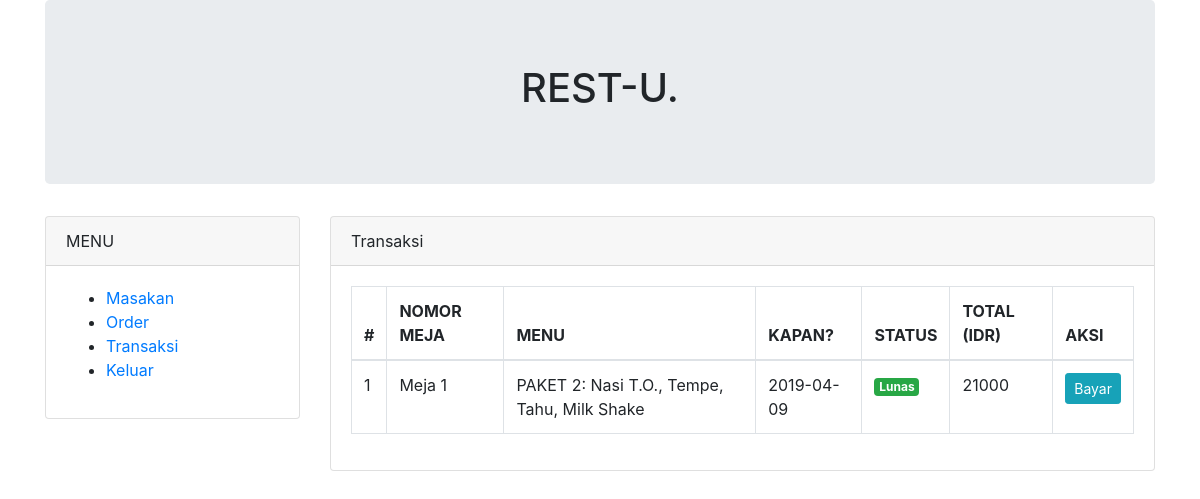
Page /index.php?menu=transaksi (signed in) on the earlier database version.
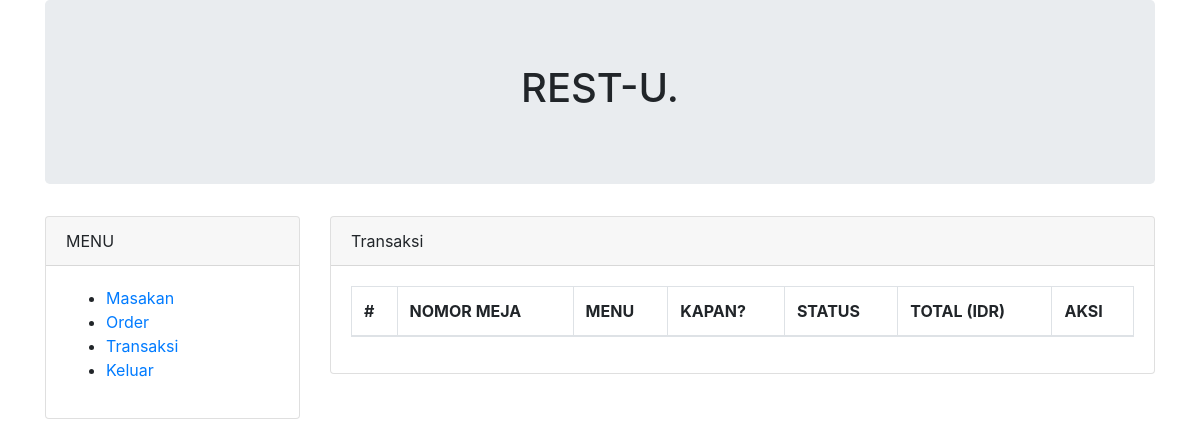
Same page on the later database version.
### tables this page shows
CREATE TABLE `transaksi` (
  `id_transaksi` int(11) NOT NULL,
  `id_user` int(11) DEFAULT NULL,
  `id_order` int(11) DEFAULT NULL,
  `tanggal` date DEFAULT NULL,
  `total_bayar` float DEFAULT NULL
);

CREATE TABLE `detil_order` (
  `id_detil_order` int(11) NOT NULL,
  `id_order` int(11) DEFAULT NULL,
  `id_masakan` int(11) DEFAULT NULL,
  `keterangan` text,
  `status_detil_order` tinyint(1) DEFAULT NULL
);

CREATE TABLE `pesanan` (
  `id_order` int(11) NOT NULL,
  `no_meja` varchar(11) DEFAULT NULL,
  `tanggal` date DEFAULT NULL,
  `id_user` int(11) DEFAULT NULL,
  `keterangan` text,
  `status_order` tinyint(1) DEFAULT NULL
);

CREATE TABLE `masakan` (
  `id_masakan` int(11) NOT NULL,
  `nama_masakan` text,
  `harga` float DEFAULT NULL,
  `status_masakan` varchar(20) DEFAULT NULL
);

### konten/transaksi.php (the view, shortened to what this page needs)
<div class="col">
  <div class="card">
    <div class="card-header">
      Transaksi
    </div>
    <div class="card-body">
      <table class="table table-bordered">
        <thead>
          <tr>
            <th>#</th>
            <th>NOMOR MEJA</th>
            <th>MENU</th>
            <th>KAPAN?</th>
            <th>STATUS</th>
            <th>TOTAL (IDR)</th>
            <th>AKSI</th>
          </tr>
        </thead>
        <tbody>
        <?php
        $q = mysqli_query($konek, "
          select a.*, b.*, c.*, d.* from transaksi a
          inner join pesanan b on a.id_order=b.id_order
          inner join detil_order c on b.id_order=c.id_order
          inner join masakan d on c.id_masakan=d.id_masakan
        ");
        while($row = mysqli_fetch_array($q)) {
          if ($row['status_order']) {
            $badge = "badge-danger";
            $status = "Belum Bayar";
          } else {
            $badge = "badge-success";
            $status = "Lunas";
          }
        ?>
          <tr>
            <td><?php print $row['id_order']?></td>
            <td><?php print $row['no_meja']?></td>
            <td><?php print $row['nama_masakan']?></td>
            <td><?php print $row['tanggal']?></td>
            <td><div class="badge <?php print $badge?>"><?php print $status?></div></td>
            <td><?php print $row['harga']?></td>
            <td>
              <a href="?menu=transaksi&id_order=<?php print $row['id_order']?>" class="btn btn-info btn-sm">Bayar</a>
            </td>
          </tr>
          <?php } ?>
        </tbody>
      </table>
    </div>
  </div>
</div>

### index.php (shortened to what this page needs)
<!DOCTYPE html>
<html lang="en">
<body>
  <div class="container">
    <?php
    if (empty($_SESSION['id_level'])) {
      include('konten/login.php');
    } else { ?>
      <div class="row">
      <?php if ($_SESSION['id_level'] == 1) {
        include('konten/menu.php');
        include('atur-konten-admin.php');
      } elseif ($_SESSION['id_level'] == 5) {
        include('konten/subjudul-pelanggan.php');
        include('atur-konten-pelanggan.php');
      }
    } ?>
    </div>
  </div>
</body>
</html>

### konten/menu.php
<div class="col-3">
  <div class="card">
    <div class="card-header">
      MENU
    </div>
    <div class="card-body">
      <ul>
        <li><a href="?menu=masakan">Masakan</a></li>
        <li><a href="?menu=order">Order</a></li>
        <li><a href="?menu=transaksi">Transaksi</a></li>
        <li><a href="?menu=keluar">Keluar</a></li>
      </ul>
    </div>
  </div>
</div>

### atur-konten-admin.php
<?php
if ($_GET['menu'] == 'masakan' || empty($_GET['menu'])) {
  include('konten/masakan.php');
}
elseif ($_GET['menu'] == 'masakan') {
  include('konten/masakan.php');
}
elseif ($_GET['menu'] == 'tambah-masakan') {
  include('konten/tambah-masakan.php');
}
elseif ($_GET['menu'] == 'order-admin') {
  include('konten/order-admin.php');
}
elseif ($_GET['menu'] == 'transaksi') {
  include('konten/transaksi.php');
}
elseif ($_GET['menu'] == 'keluar') {
  session_destroy();
  header('Location: index.php');
}

Differences in the rows shown:
removed transaksi: detil_order.id_order "1", id_order.no_meja "Meja 1", masakan.nama_masakan "PAKET 2: Nasi T.O., Tempe, Tahu, Milk Shake", id_order.tanggal "2019-04-09", id_order.status_order "Lunas", masakan.harga "21000"
